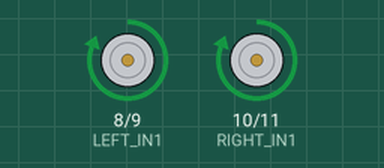
Simulated run of this sketch. Board: Arduino Uno, built with avr-gcc and run on an emulated ATmega328P. On the bench: motor-driver pin pairs drawn as motors (green arrow = first pin HIGH = forward, orange = second pin HIGH = backward, longer = more drive, scaled by the enable pin).

Above: at 1.0 s.
At 4.5 s:
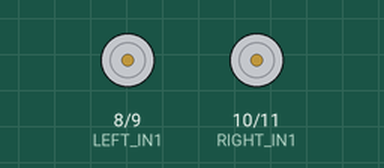
At 7.2 s:
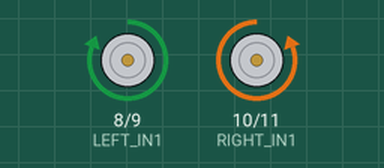
Timing chart, 0 to 11.1 s (numbered marks = the images above):
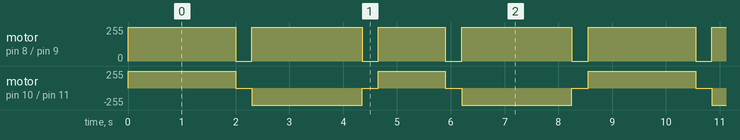

Measured:
- by itself, motor on pin 8 (LEFT_IN1) / pin 9 (LEFT_IN2): repeats every 8.6 s: stopped 0.30 s, forward 255/255 2.1 s, stopped 0.30 s, forward 255/255 1.3 s, stopped 0.30 s, forward 255/255 2.1 s, stopped 0.30 s, forward 255/255 2.0 s
- by itself, motor on pin 10 (RIGHT_IN1) / pin 11 (RIGHT_IN2): repeats every 8.6 s: stopped 0.30 s, backward 255/255 2.1 s, stopped 0.30 s, forward 255/255 1.3 s, stopped 0.30 s, backward 255/255 2.1 s, stopped 0.30 s, forward 255/255 2.0 s

The sketch:

rectangle.ino
```cpp
// Motor Pins
const int LEFT_EN = 3;
const int LEFT_IN1 = 8;
const int LEFT_IN2 = 9;

const int RIGHT_EN = 4;
const int RIGHT_IN1 = 10;
const int RIGHT_IN2 = 11;

// HC-SR04 Pins
const int trigPin = 7;
const int echoPin = 12;

// Distance in cm
const int SHORT_SIDE_CM = 25;
const int LONG_SIDE_CM = 40;

// Time to travel 1 cm
const float TIME_PER_CM = 50;

// Time to make 90º turn
const int TURN_TIME = 2050; // milliseconds

void setup() {
  // Motor setup
  pinMode(LEFT_EN, OUTPUT);
  pinMode(LEFT_IN1, OUTPUT);
  pinMode(LEFT_IN2, OUTPUT);
  pinMode(RIGHT_EN, OUTPUT);
  pinMode(RIGHT_IN1, OUTPUT);
  pinMode(RIGHT_IN2, OUTPUT);

  // Sensor setup
  pinMode(trigPin, OUTPUT);
  pinMode(echoPin, INPUT);

  // Enable motors
  digitalWrite(LEFT_EN, HIGH);
  digitalWrite(RIGHT_EN, HIGH);

  Serial.begin(9600);
}

void loop() {
  // Rectangle loop
  moveForward(LONG_SIDE_CM);
  turnRight();

  moveForward(SHORT_SIDE_CM);
  turnRight();

  moveForward(LONG_SIDE_CM);
  turnRight();

  moveForward(SHORT_SIDE_CM);
  turnRight();
}

// Movement Helpers

void moveForward(int distanceCM) {
  unsigned long moveTime = distanceCM * TIME_PER_CM;

  // Start motors forward
  digitalWrite(LEFT_IN1, HIGH);
  digitalWrite(LEFT_IN2, LOW);
  digitalWrite(RIGHT_IN1, HIGH);
  digitalWrite(RIGHT_IN2, LOW);

  delay(moveTime); // Move for calculated time

  // Stop motors
  stopMotors();
}

void turnRight() {
  // Turn right in place (left motor forward, right motor backward)
  digitalWrite(LEFT_IN1, HIGH);
  digitalWrite(LEFT_IN2, LOW);
  digitalWrite(RIGHT_IN1, LOW);
  digitalWrite(RIGHT_IN2, HIGH);

  delay(TURN_TIME);

  stopMotors();
}

void stopMotors() {
  digitalWrite(LEFT_IN1, LOW);
  digitalWrite(LEFT_IN2, LOW);
  digitalWrite(RIGHT_IN1, LOW);
  digitalWrite(RIGHT_IN2, LOW);

  delay(300);
}
```
